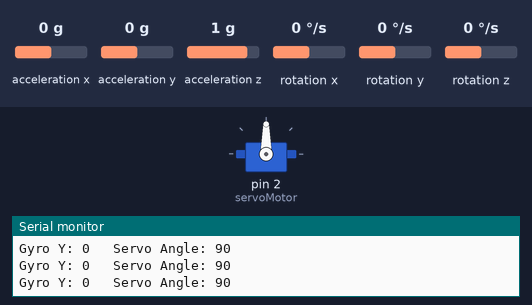
Recording of a sketch running on a simulated Arduino Uno, built with avr-gcc and run on an emulated ATmega328P. Parts: servo, the last lines printed to the serial monitor. The inputs (shaded band) are chosen by the test bench; at power-on: rotation y 0 °/s, acceleration x 0 g, acceleration y 0 g, acceleration z 1 g, rotation x 0 °/s, rotation z 0 °/s.

Above: at 1.2 s.
1.3 s: rotation y set to -192 °/s
At 2.5 s:
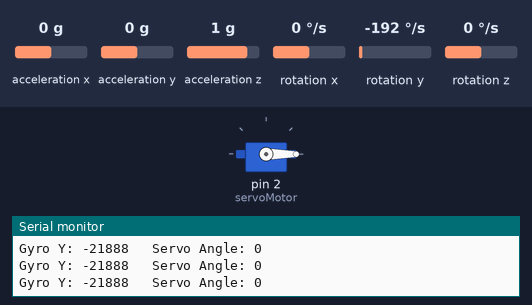
2.8 s: rotation y set to 24 °/s
At 4.0 s:
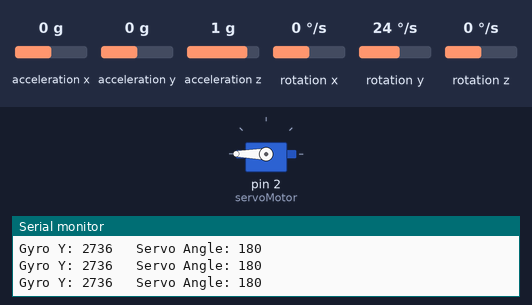
4.3 s: rotation y set to -100 °/s
At 5.8 s:
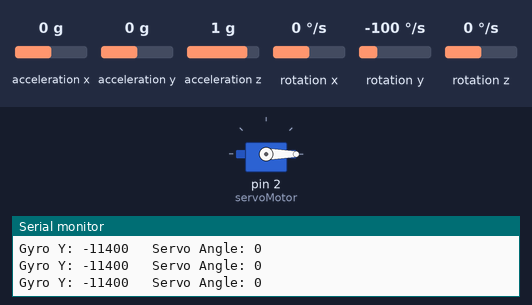
7.3 s: rotation y set to 100 °/s
At 8.8 s:
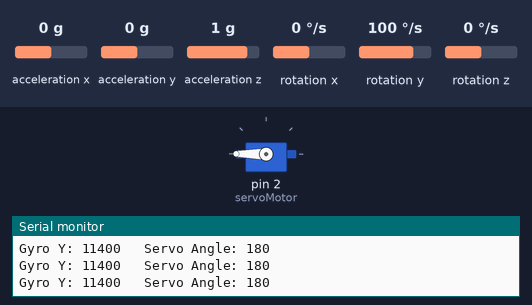
Timing chart, 0 to 9.8 s (numbered marks = the images above; inputs shaded):
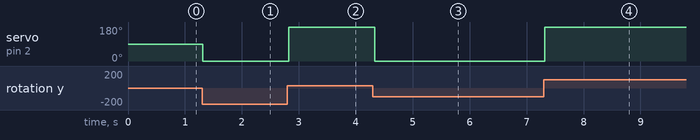

Measured:
- after the input at 1.3 s, servo on pin 2 (servoMotor): 90° → 0° at once
- after the input at 2.8 s, servo on pin 2 (servoMotor): 0° → 180° at once
- after the input at 4.3 s, servo on pin 2 (servoMotor): 180° → 0° at once
- after the input at 7.3 s, servo on pin 2 (servoMotor): 0° → 180° at once

The sketch:

test_terbaru.ino
```cpp
#include <Wire.h>
#include <L3G.h>
#include <Servo.h>

L3G gyro;
Servo servoMotor;

const int numReadings = 10;
int gyroReadings[numReadings];
int gyroIndex = 0;

unsigned long lastMoveTime = 0;
const unsigned long decayInterval = 1000;  // Adjust the decay interval as needed

void setup() {
  Serial.begin(9600);

  if (!gyro.init()) {
    Serial.println("Failed to autodetect gyro type!");
    while (1);
  }

  Serial.println("Gyro initialized successfully");

  servoMotor.attach(2);  // Attach the servo to pin 9
}

void loop() {
  gyro.read();  // Read gyro data

  // Apply a simple moving average filter to gyro readings
  int gyroSum = 0;
  for (int i = 0; i < numReadings; ++i) {
    gyroSum += gyro.g.y;
  }
  int filteredGyro = gyroSum / numReadings;

  // Map the filtered gyro readings to servo angles (adjust as needed)
  int servoAngle = map(filteredGyro, -1000, 1000, 0, 180);
  servoAngle = constrain(servoAngle, 0, 180);

  // Control the servo
  servoMotor.write(servoAngle);

  // Print gyro and servo data
  Serial.print("Gyro Y: ");
  Serial.print(filteredGyro);
  Serial.print("   Servo Angle: ");
  Serial.println(servoAngle);

  // Decay the servo angle if there is no gyro movement
  unsigned long currentTime = millis();
  if (abs(filteredGyro) > 20) {  // Adjust the threshold as needed
    lastMoveTime = currentTime;
  } else if (currentTime - lastMoveTime > decayInterval) {
    // Apply a gradual decay to the servo angle
    if (servoAngle > 90) {
      servoAngle--;
    } else if (servoAngle < 90) {
      servoAngle++;
    }
    servoMotor.write(servoAngle);
  }

  delay(20);  // Adjust the delay as needed for stability
}
```

robotGuneJoystick.ino
```cpp

```
